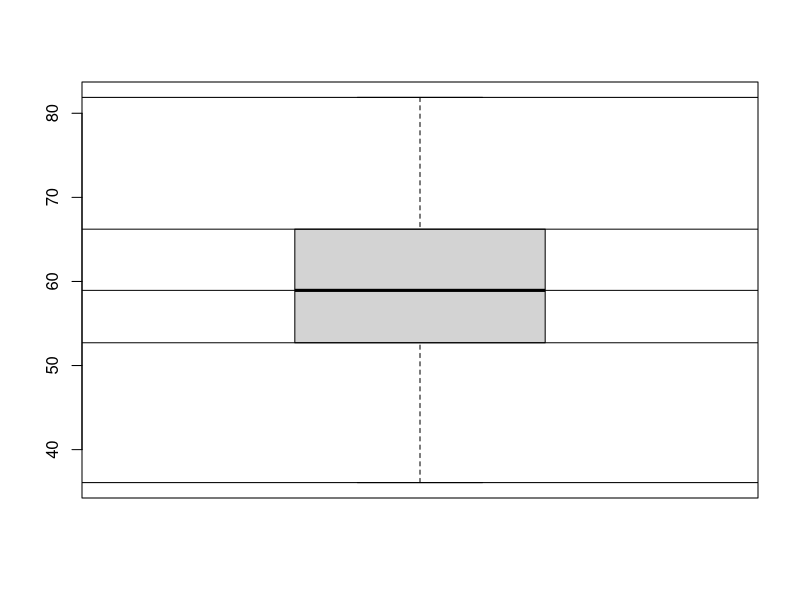
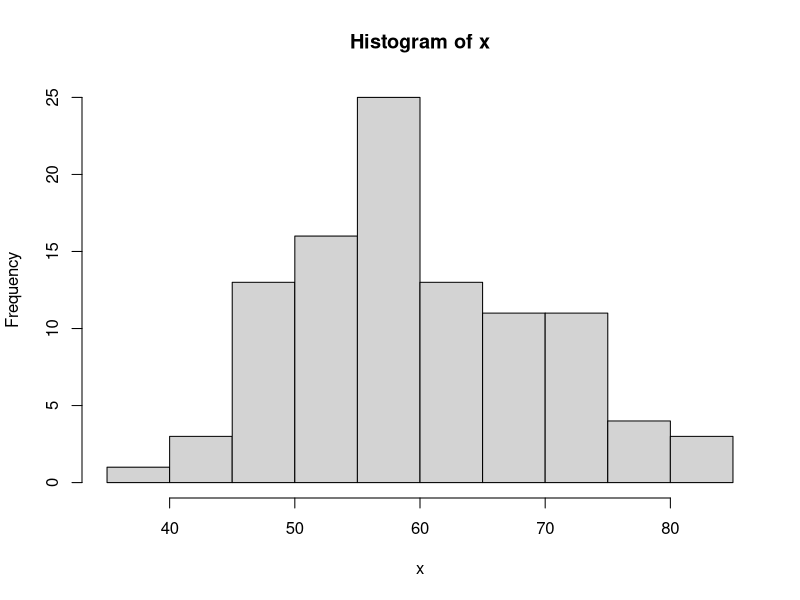
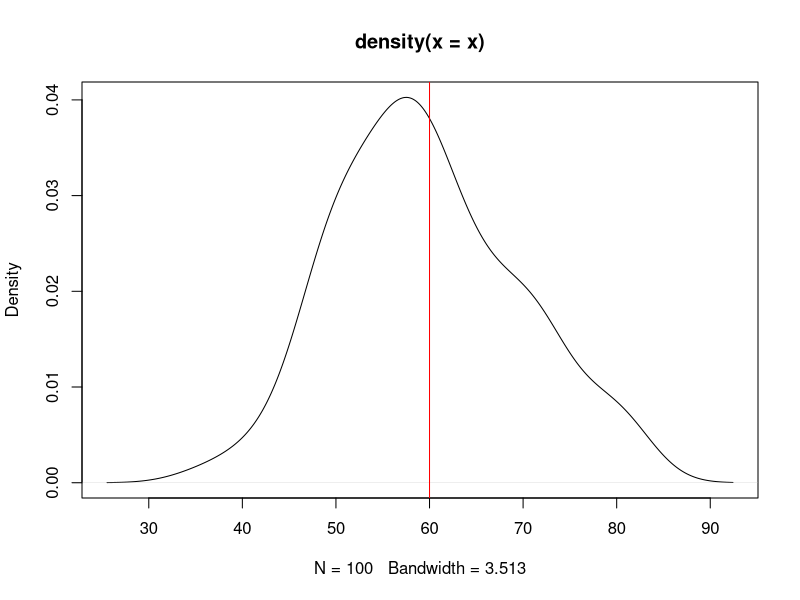

Source code (R) for these figures, in order:
mtcars

(balls = c('Red','Blue','Green'))
sample(balls,size = 1)

round(3.468324,1)
signif(3.568723198,1)

(x= rnorm(100, mean=60, sd=10))
summary(x) #summary of x
quantile(x) #quantile
quantile(x, seq(0,1,.1)) #decile
quantile (x, seq(0,1,.01)) #percentile
fivenum(x)
boxplot(x)
abline(h=fivenum(x))
stem(x)
hist(x)
plot(density(x))
abline(v=60, col='red')
